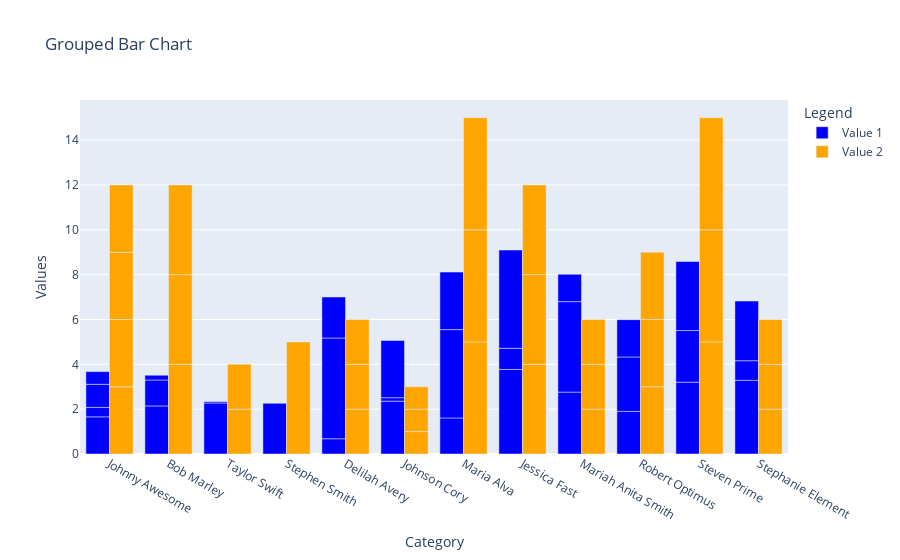

Here is the notebook cell this chart was saved with:
### Code cell
import plotly.graph_objects as go

# Create traces for each set of bars
trace1 = go.Bar(
    x=df['Customers'],
    y=df['txn_total']/100,
    name='Value 1',
    marker_color='blue'
)

trace2 = go.Bar(
    x=df['Customers'],
    y=df['Products'],
    name='Value 2',
    marker_color='orange'
)

# Create the figure and add traces
fig = go.Figure(data=[trace1, trace2])

# Update layout to group bars
fig.update_layout(
    barmode='group',  # Use 'stack' for stacked bar charts
    title='Grouped Bar Chart',
    xaxis_title='Category',
    yaxis_title='Values',
    legend_title='Legend'
)

fig.show()

### Figure 1 — Plotly figure (JSON) as saved in the notebook; plotly's stock layout.template omitted (floating-point values rounded to 4 significant figures)
{"data": [{"marker": {"color": "blue"}, "name": "Value 1", "type": "bar", "x": ["Johnny Awesome", "Johnny Awesome", "Johnny Awesome", "Johnny Awesome", "Bob Marley", "Bob Marley", "Bob Marley", "Taylor Swift", "Taylor Swift", "Stephen Smith", "Delilah Avery", "Delilah Avery", "Delilah Avery", "Johnson Cory", "Johnson Cory", "Johnson Cory", "Maria Alva", "Maria Alva", "Maria Alva", "Jessica Fast", "Jessica Fast", "Jessica Fast", "Mariah Anita Smith", "Mariah Anita Smith", "Mariah Anita Smith", "Robert Optimus", "Robert Optimus", "Robert Optimus", "Steven Prime", "Steven Prime", "Steven Prime", "Stephanie Element", "Stephanie Element", "Stephanie Element"], "y": [1.658, 0.421, 1.03, 0.566, 2.143, 1.157, 0.2137, 2.276, 0.0592, 2.259, 0.6796, 4.494, 1.831, 2.358, 0.1526, 2.552, 1.609, 3.939, 2.566, 3.773, 0.9432, 4.383, 2.76, 4.036, 1.221, 1.9, 2.427, 1.664, 3.204, 2.302, 3.079, 3.287, 0.8738, 2.663]}, {"marker": {"color": "orange"}, "name": "Value 2", "type": "bar", "x": ["Johnny Awesome", "Johnny Awesome", "Johnny Awesome", "Johnny Awesome", "Bob Marley", "Bob Marley", "Bob Marley", "Taylor Swift", "Taylor Swift", "Stephen Smith", "Delilah Avery", "Delilah Avery", "Delilah Avery", "Johnson Cory", "Johnson Cory", "Johnson Cory", "Maria Alva", "Maria Alva", "Maria Alva", "Jessica Fast", "Jessica Fast", "Jessica Fast", "Mariah Anita Smith", "Mariah Anita Smith", "Mariah Anita Smith", "Robert Optimus", "Robert Optimus", "Robert Optimus", "Steven Prime", "Steven Prime", "Steven Prime", "Stephanie Element", "Stephanie Element", "Stephanie Element"], "y": [3, 3, 3, 3, 4, 4, 4, 2, 2, 5, 2, 2, 2, 1, 1, 1, 5, 5, 5, 4, 4, 4, 2, 2, 2, 3, 3, 3, 5, 5, 5, 2, 2, 2]}], "layout": {"barmode": "group", "legend": {"title": {"text": "Legend"}}, "title": {"text": "Grouped Bar Chart"}, "xaxis": {"title": {"text": "Category"}}, "yaxis": {"title": {"text": "Values"}}}}
